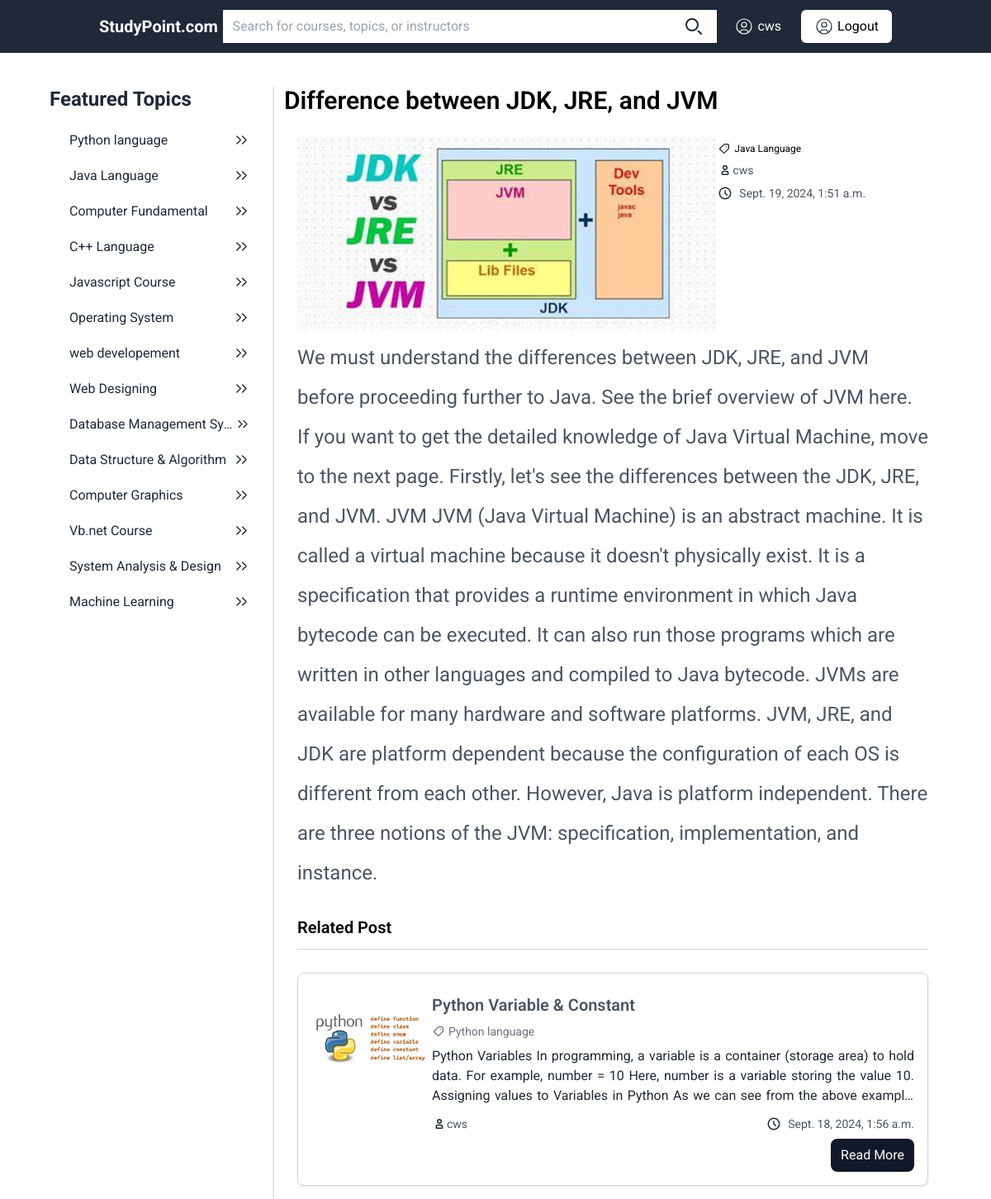
Screenshot of /show/2 (signed in) with the database file from the repository.
### cms/models.py (models this page shows, shortened)
class Topic(models.Model):
    name = models.CharField(max_length=200)
    description = models.TextField()
    created_at = models.DateTimeField(auto_now_add=True)

class Content(models.Model):
    topic = models.ForeignKey(Topic, on_delete=models.CASCADE)
    title = models.CharField(max_length=200)
    content = models.TextField()
    created_at = models.DateTimeField(auto_now_add=True)
    feature_image = models.ImageField(upload_to="content/")
    author = models.ForeignKey(User, on_delete=models.SET_NULL, blank=True, null=True)
    class Meta:
        ordering = ['-title']

### cms/views.py (the view)
# urls.py: path("show/<int:content_id>", showPost, name="show"),
def showPost(request,content_id):
    post = Content.objects.get(pk=content_id)
    data = {}
    data['title'] = post.title
    data['categories'] = Topic.objects.all()
    data['post'] = post
    data['relatedPost'] = Content.objects.exclude(pk=content_id)
    return render(request, 'show-post.html', data)

### templates/show-post.html (shortened to what this page needs)
{% extends 'base.html' %}
{% block "content" %}
<div class="flex flex-1">
    <h2 class="text-black font-semibold text-3xl">{{title}}</h2>
</div>
<div class="flex flex-1 flex-col mt-2">
    <div class="flex-1 flex flex-col gap-2  p-4">
        <div class="flex">
            <div class="flex-[2] items-center">
                <img class="object-contain w-full h-auto" src="{{ post.feature_image.url }}" alt="Post Image">
            </div>
            <div class="flex-1 ">
                <div class="flex flex-1 my-2">
                    <p class="text-xs flex gap-1 items-center">
                        {{post.topic.name}}
                    </p>
                </div>
                <div class="flex  flex-col my-2 justify-between  gap-2">
                <span class="text-sm text-gray-600 flex items-center">
                    {{ post.author }}</span>
                <span class="text-sm text-gray-600 flex gap-2 items-center">
                    <svg class="w-[18px] h-[18px] text-gray-800 dark:text-white" aria-hidden="true"
                        xmlns="http://www.w3.org/2000/svg" width="24" height="24" fill="none" viewBox="0 0 24 24">
                        <path stroke="currentColor" stroke-linecap="round" stroke-linejoin="round" stroke-width="2"
                            d="M12 8v4l3 3m6-3a9 9 0 1 1-18 0 9 9 0 0 1 18 0Z" />
                    </svg>
                    {{ post.created_at }}</span>
            </div>
        </div>
    </div>
    <div class="flex flex-1">
        <p class="text-2xl leading-loose text-gray-600">{{ post.content }}</p>
    </div>
    <div class="flex flex-1 my-5">
        <h3 class="text-xl font-semibold border-b border-slate-300 w-full pb-3">Related Post</h3>
    </div>
    {% for post in relatedPost %}
    <div class="flex p-4 border border-slate-300 rounded-lg shadow">
        <div class="flex-1 items-center">
            <img class="object-contain w-full h-32" src="{{ post.feature_image.url }}" alt="Post Image">
        </div>
        <div class="flex-[4]">
            <h3 class="text-xl my-2 font-semibold text-gray-600">{{ post.title }}</h3>
            <div class="flex flex-1 my-2">
                <p class="text-sm flex gap-1 text-gray-500 items-center">
                    {{post.topic.name}}</p>
            </div>
            <p class="text-md text-justify mb-3 text-gray-800 line-clamp-3">{{ post.content }}</p>
            <div class="flex items-cente my-2 justify-between">
                <span class="text-sm text-gray-600 flex items-center">
                    {{ post.author }}</span>
                <span class="ml-2 text-sm text-gray-600 flex gap-2 items-center">
                    <svg class="w-[18px] h-[18px] text-gray-800 dark:text-white" aria-hidden="true" xmlns="http://www.w3.org/2000/svg" width="24" height="24" fill="none" viewBox="0 0 24 24">
                        <path stroke="currentColor" stroke-linecap="round" stroke-linejoin="round" stroke-width="2" d="M12 8v4l3 3m6-3a9 9 0 1 1-18 0 9 9 0 0 1 18 0Z"/>
                      </svg>
                    {{ post.created_at }}</span>
            </div>
            <div class="flex flex-1 justify-end">
                <a href="{% url 'show' post.id %}" class="bg-gray-900 rounded-lg text-white px-3 py-2 hover:bg-gray-600">Read More</a>
            </div>
        </div>
    </div>
{% endfor %}
</div>
</div>
{% endblock %}

### templates/base.html (shortened to what this page needs)
<!DOCTYPE html>
<html lang="en">
<head>
    <script src="https://cdn.tailwindcss.com"></script>
</head>
<body>
    <div class="flex flex-1 bg-gray-800 py-3 px-[10%] justify-between items-center">
            <a href="{% url 'homepage' %}"><h1 class="text-xl font-bold text-white">StudyPoint.com</h1></a>
            <form action="{% url 'search' %}" method="get" class="flex bg-white">
                <input type="text" name="q" placeholder="Search for courses, topics, or instructors" size="60" class="bg-transparent w-full px-3 py-2 rounded-md focus:outline-none" />
                <button type="submit" class="px-4 py-2 rounded-md">
                    <svg class="w-6 h-6 text-gray-800 dark:text-white" aria-hidden="true" xmlns="http://www.w3.org/2000/svg" width="24" height="24" fill="none" viewBox="0 0 24 24">
                        <path stroke="currentColor" stroke-linecap="round" stroke-width="2" d="m21 21-3.5-3.5M17 10a7 7 0 1 1-14 0 7 7 0 0 1 14 0Z"/>
                      </svg>
                </button>
            </form>
            <div class="flex items-center">
                {% if request.user.is_authenticated %}
                <a href="{% url 'register' %}" class="px-4 mr-2 py-2 rounded-md text-white flex items-center gap-1 ">
                    {{user.username}}
                </a>
                <a href="{% url 'logout' %}" class="px-4 py-2 rounded-md flex items-center gap-1  bg-white ">
                    Logout
                </a>
                {% endif %}
            </div>
        </div>
    <div class="flex flex-1 mt-10 px-[5%] divide-x-2">
        <div class="w-3/12">
            <h2 class="text-2xl font-bold text-gray-800">Featured Topics</h2>
            <div class="flex flex-col p-3">
                {% for cat in categories %}
                <a href="{% url 'filter' cat.id %}" class="text-slate-800 px-3 py-2 w-full  flex justify-between items-center hover:bg-slate-100">
                    <span class="truncate"> {{cat.name}}</span>
                    <svg class="w-[27px] h-[27px] text-gray-800 dark:text-white" aria-hidden="true" xmlns="http://www.w3.org/2000/svg" width="24" height="24" fill="none" viewBox="0 0 24 24">
                        <path stroke="currentColor" stroke-linecap="round" stroke-linejoin="round" stroke-width="1.3" d="m7 16 4-4-4-4m6 8 4-4-4-4"/>
                      </svg>
                   </a>
                {% endfor %}
            </div>
        </div>
        <div class="w-9/12 pl-3">
            <div class="">
                {% block "content" %}
            {% endblock %}
            </div>
        </div>
    </div>
</body>
</html>

### templates/base.html (style rules this page uses)
* { font-family: "Roboto", system-ui!important; }

### rows the page displays
Topic: name "Python language"
Topic: name "Java Language"
Topic: name "Computer Fundamental"
Topic: name "C++ Language"
Topic: name "Javascript Course"
Topic: name "Operating System"
Topic: name "web developement"
Topic: name "Web Designing"
Topic: name "Database Management Sy…"
Topic: name "Data Structure & Algorithm"
Topic: name "Computer Graphics"
Topic: name "Vb.net Course"
Topic: name "System Analysis & Design"
Topic: name "Machine Learning"
Content: title "Difference between JDK, JRE, and JVM", feature_image (picture), topic.name "Java Language", author "cws", created_at "Sept. 19, 2024, 1:51 a.m.", content "We must understand the differences between JDK, JRE, and JVM before proceeding further to Java. See the brief overview of JVM here. If you want to get the detailed knowledge of Java Virtual Machine, move to the next page. Firstly, let's see the differences between the JDK, JRE, and JVM. JVM JVM (Java Virtual Machine) is an abstract machine. It is called a virtual machine because it doesn't physically exist. It is a specification that provides a runtime environment in which Java bytecode can be executed. It can also run those programs which are written in other languages and compiled to Java bytecode. JVMs are available for many hardware and software platforms. JVM, JRE, and JDK are platform…"
Content: feature_image (picture), title "Python Variable & Constant", topic.name "Python language", content "Python Variables In programming, a variable is a container (storage area) to hold data. For example, number = 10 Here, number is a variable storing the value 10. Assigning values to Variables in Python As we can see from the above…", author "cws", created_at "Sept. 18, 2024, 1:56 a.m."

### other values shown
{{ user.username }} "cws"
